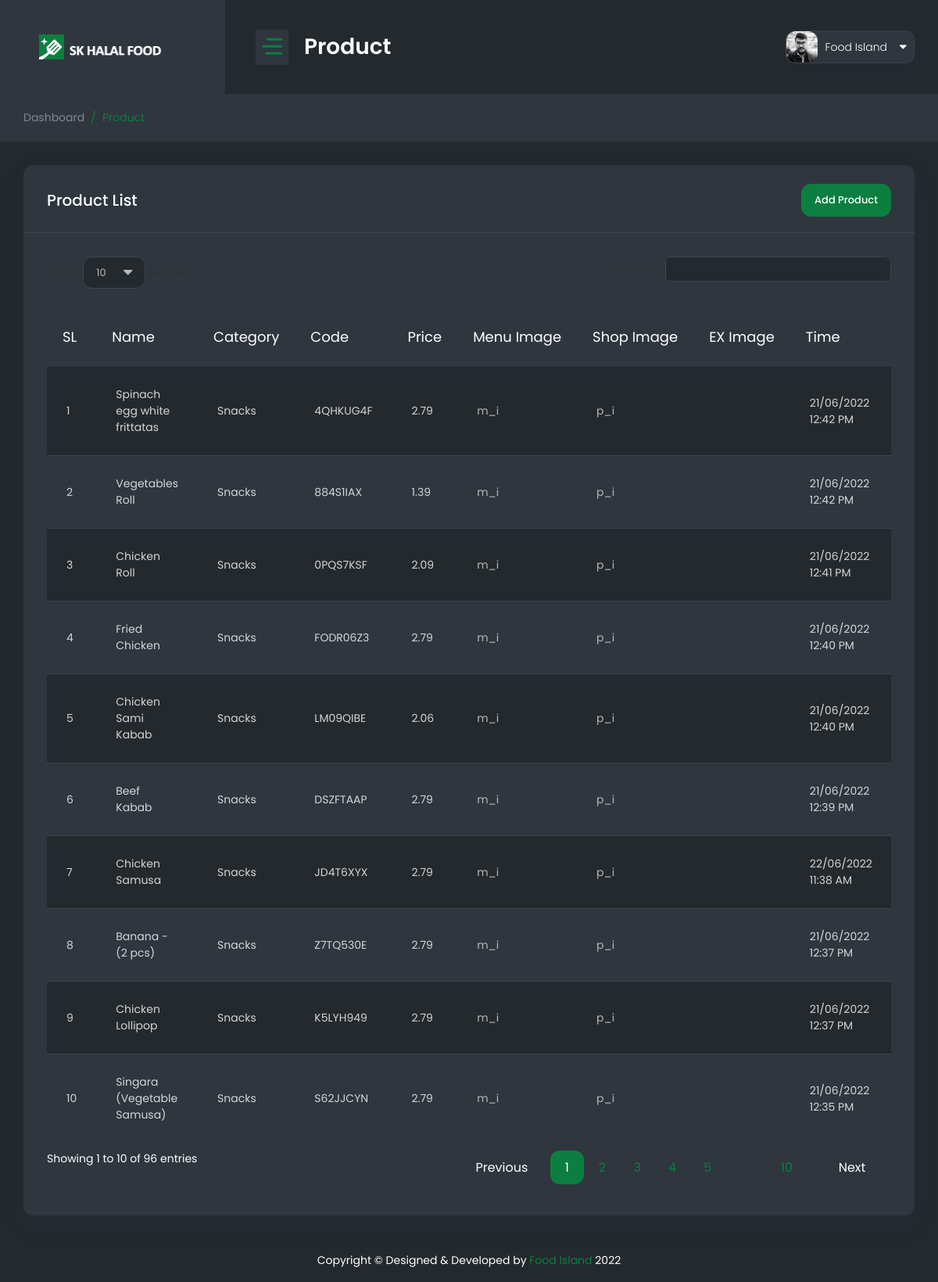
Page /admin/product.php (signed in) on the committed database.
### tables this page shows
CREATE TABLE `tblproduct` (
                              `id` int(8) NOT NULL,
                              `category_id` int(11) NOT NULL,
                              `p_name` varchar(255) NOT NULL,
                              `p_description` varchar(1000) NOT NULL DEFAULT 'While food options abound, the best choices are high in fiber, protein, healthy fats, vitamins, and minerals. Many nutritious, healthy foods and drinks are also easy to prepare in the morning. These include fruit, whole-grain toast, eggs, green tea, coffee, and protein shakes.',
                              `code` varchar(20) NOT NULL,
                              `price` double(10,2) NOT NULL,
  `menu_image` varchar(200) NOT NULL,
  `product_image` varchar(200) NOT NULL,
  `extended_image` varchar(500) NOT NULL,
  `status` int(11) NOT NULL DEFAULT 1,
  `updated_at` timestamp NOT NULL DEFAULT current_timestamp() ON UPDATE current_timestamp()
);

CREATE TABLE `category` (
                            `id` int(11) NOT NULL,
                            `name` varchar(100) NOT NULL,
                            `status` int(11) NOT NULL DEFAULT 1,
                            `updated_at` timestamp NOT NULL DEFAULT current_timestamp() ON UPDATE current_timestamp()
);

### includes/dbcontroller.php (called while the page is built, shortened)
<?php
class DBController {
    private $host = "localhost";
    private $user = "root";
    private $password = "";
    private $database = "sk_halal_food";
    private $conn;
    function __construct() {
        $this->conn = $this->connectDB();
    }
    function connectDB() {
        $conn = mysqli_connect($this->host,$this->user,$this->password,$this->database);
        return $conn;
    }
    function runQuery($query) {
        $result = mysqli_query($this->conn,$query);
        while($row=mysqli_fetch_assoc($result)) {
            $resultset[] = $row;
        }
        if(!empty($resultset))
            return $resultset;
    }
    function numRows($query) {
        $result  = mysqli_query($this->conn,$query);
        $rowcount = mysqli_num_rows($result);
        return $rowcount;
    }
}
?>

### admin/product.php (the view, shortened to what this page needs)
<?php
require_once("../includes/dbcontroller.php");
$db_handle = new DBController();
?>
<!DOCTYPE html>
<html lang="en">
<head>
    <?php require_once('include/css.php'); ?>
</head>
<body>
<div id="main-wrapper">
    <div class="nav-header">
        <a href="dashboard.php" class="brand-logo">
            <img class="logo-abbr" src="public/images/logo_icon.png" alt="">
            <img class="brand-title" src="public/images/logo_text.png" alt="">
        </a>
        <div class="nav-control">
            <div class="hamburger">
                <span class="line"></span><span class="line"></span><span class="line"></span>
            </div>
        </div>
    </div>
    <div class="header">
        <div class="header-content">
            <nav class="navbar navbar-expand">
                <div class="collapse navbar-collapse justify-content-between">
                    <div class="header-left">
                        <div class="dashboard_bar">
                            Product
                        </div>
                    </div>
                    <?php require_once('include/header.php'); ?>
                </div>
            </nav>
        </div>
    </div>
    <div class="content-body">
        <div class="container-fluid">
            <div class="page-titles">
                <ol class="breadcrumb">
                    <li class="breadcrumb-item"><a href="javascript:void(0)">Dashboard</a></li>
                    <li class="breadcrumb-item active"><a href="javascript:void(0)">Product</a></li>
                </ol>
            </div>
            <?php if (isset($_GET['add'])) { ?>
                <div class="row">
                    <div class="col-lg-12">
                        <div class="card">
                            <div class="card-header">
                                <h4 class="card-title">Add Product</h4>
                            </div>
                            <div class="card-body">
                                <div class="basic-form">
                                    <form method="post" action="Insert" enctype="multipart/form-data">
                                        <div class="form-row">
                                            <div class="form-group col-md-12">
                                                <label>Product Name</label>
                                                <input type="text" class="form-control" name="p_name"
                                                       placeholder="Name..."
                                                       value="" required/>
                                            </div>
                                        </div>
                                        <div class="form-row">
                                            <div class="form-group col-md-12">
                                                <label>Category</label>
                                                <div class="dropdown bootstrap-select form-control">
                                                    <select class="form-control" id="category_id" name="category_id"
                                                            required>
                                                        <option value="0">
                                                            Select Category
                                                        </option>
                                                        <?php
                                                        $category_data = $db_handle->runQuery("SELECT * FROM category order by id asc");
                                                        $row_count = $db_handle->numRows("SELECT * FROM category order by id desc");
                                                        for ($i = 0; $i < $row_count; $i++) {
                                                            ?>
                                                            <option value="<?php echo $category_data[$i]["id"]; ?>">
                                                                <?php echo $category_data[$i]["name"]; ?>
                                                            </option>
                                                            <?php
                                                        }
                                                        ?>
                                                    </select>
                                                </div>
                                            </div>
                                        </div>
                                        <div class="form-row">
                                            <div class="form-group col-md-12">
                                                <label>Product Price</label>
                                                <input type="text" class="form-control" name="price"
                                                       placeholder="5.99"
                                                       value="" required/>
                                            </div>
                                        </div>
                                        <div class="form-row">
                                            <label>Menu Image</label>
                                            <div class="form-group col-md-12">
                                                <div class="input-group">
                                                    <div class="custom-file">
                                                        <input type="file" class="custom-file-input" name="menu_image"
                                                               required>
                                                        <label class="custom-file-label">Choose file</label>
                                                    </div>
                                                </div>
                                            </div>
                                        </div>
                                        <div class="form-row">
                                            <label>Shop Image</label>
                                            <div class="form-group col-md-12">
                                                <div class="input-group">
                                                    <div class="custom-file">
                                                        <input type="file" class="custom-file-input" name="shop_image"
                                                               required>
                                                        <label class="custom-file-label">Choose file</label>
                                                    </div>
                                                </div>
                                            </div>
                                        </div>
                                        <div class="form-row">
                                            <label>Extended Image</label>
                                            <div class="form-group col-md-12">
                                                <div class="input-group">
                                                    <div class="custom-file">
                                                        <input type="file" class="custom-file-input"
                                                               name="extended_image[]" multiple>
                                                        <label class="custom-file-label">Choose file</label>
                                                    </div>
                                                </div>
                                            </div>
                                        </div>
                                        <button type="submit" name="product_add" class="btn btn-primary">
                                            Submit
                                        </button>
                                    </form>
                                </div>
                            </div>
                        </div>
                    </div>
                </div>
            <?php } else { ?>
                <div class="row">
                    <div class="col-12">
                        <div class="card">
                            <div class="card-header">
                                <h4 class="card-title">Product List</h4>
                                <a href="Product?add=" class="btn btn-primary">Add Product</a>
                            </div>
                            <div class="card-body">
                                <div class="table-responsive">
                                    <table id="example4" class="display min-w850">
                                        <thead>
                                        <tr>
                                            <th>SL</th>
                                            <th>Name</th>
                                            <th>Category</th>
                                            <th>Code</th>
                                            <th>Price</th>
                                            <th>Menu Image</th>
                                            <th>Shop Image</th>
                                            <th>EX Image</th>
                                            <th>Time</th>
                                        </tr>
                                        </thead>
                                        <tbody>
                                        <?php
                                        $product_data = $db_handle->runQuery("SELECT * FROM category as c,tblproduct as t where c.id=t.category_id order by t.id desc");
                                        $row_count = $db_handle->numRows("SELECT * FROM tblproduct as t, category as c where c.id=t.category_id order by t.id desc");
                                        for ($i = 0; $i < $row_count; $i++) {
                                            ?>
                                            <tr>
                                                <td><?php echo $i + 1; ?></td>
                                                <td><?php echo $product_data[$i]["p_name"]; ?></td>
                                                <td><?php echo $product_data[$i]["name"]; ?></td>
                                                <td><?php echo $product_data[$i]["code"]; ?></td>
                                                <td><?php echo $product_data[$i]["price"]; ?></td>
                                                <td><a href="../<?php echo $product_data[$i]["menu_image"]; ?>"
                                                       target="_blank">m_i</a></td>
                                                <td><a href="../<?php echo $product_data[$i]["product_image"]; ?>"
                                                       target="_blank">p_i</a></td>
                                                <td class="text-center">
                                                </td>
                                                <td>
                                                    <?php
                                                    $datetime = new DateTime($product_data[$i]["updated_at"]);
                                                    $la_time = new DateTimeZone('America/New_York');
                                                    $datetime->setTimezone($la_time);
                                                    echo $datetime->format('d/m/Y h:i A'); ?>
                                                </td>
                                            </tr>
                                            <?php
                                        }
                                        ?>
                                        </tbody>
                                    </table>
                                </div>
                            </div>
                        </div>
                    </div>
                </div>
            <?php } ?>
        </div>
    </div>
    <?php require_once('include/footer.php'); ?>
</div>
</body>
</html>

### rows in the picture
tblproduct: p_name "Spinach egg white frittatas", category.name "Snacks", code "4QHKUG4F", price "2.79", updated_at "21/06/2022 12:42 PM"
tblproduct: p_name "Vegetables Roll", category.name "Snacks", code "884S1IAX", price "1.39", updated_at "21/06/2022 12:42 PM"
tblproduct: p_name "Chicken Roll", category.name "Snacks", code "0PQS7KSF", price "2.09", updated_at "21/06/2022 12:41 PM"
tblproduct: p_name "Fried Chicken", category.name "Snacks", code "FODR06Z3", price "2.79", updated_at "21/06/2022 12:40 PM"
tblproduct: p_name "Chicken Sami Kabab", category.name "Snacks", code "LM09QIBE", price "2.06", updated_at "21/06/2022 12:40 PM"
tblproduct: p_name "Beef Kabab", category.name "Snacks", code "DSZFTAAP", price "2.79", updated_at "21/06/2022 12:39 PM"
tblproduct: p_name "Chicken Samusa", category.name "Snacks", code "JD4T6XYX", price "2.79", updated_at "22/06/2022 11:38 AM"
tblproduct: p_name "Banana - (2 pcs)", category.name "Snacks", code "Z7TQ530E", price "2.79", updated_at "21/06/2022 12:37 PM"
tblproduct: p_name "Chicken Lollipop", category.name "Snacks", code "K5LYH949", price "2.79", updated_at "21/06/2022 12:37 PM"
tblproduct: p_name "Singara (Vegetable Samusa)", category.name "Snacks", code "S62JJCYN", price "2.79", updated_at "21/06/2022 12:35 PM"

### other values in the picture
$_SESSION["name"] "Food Island"
